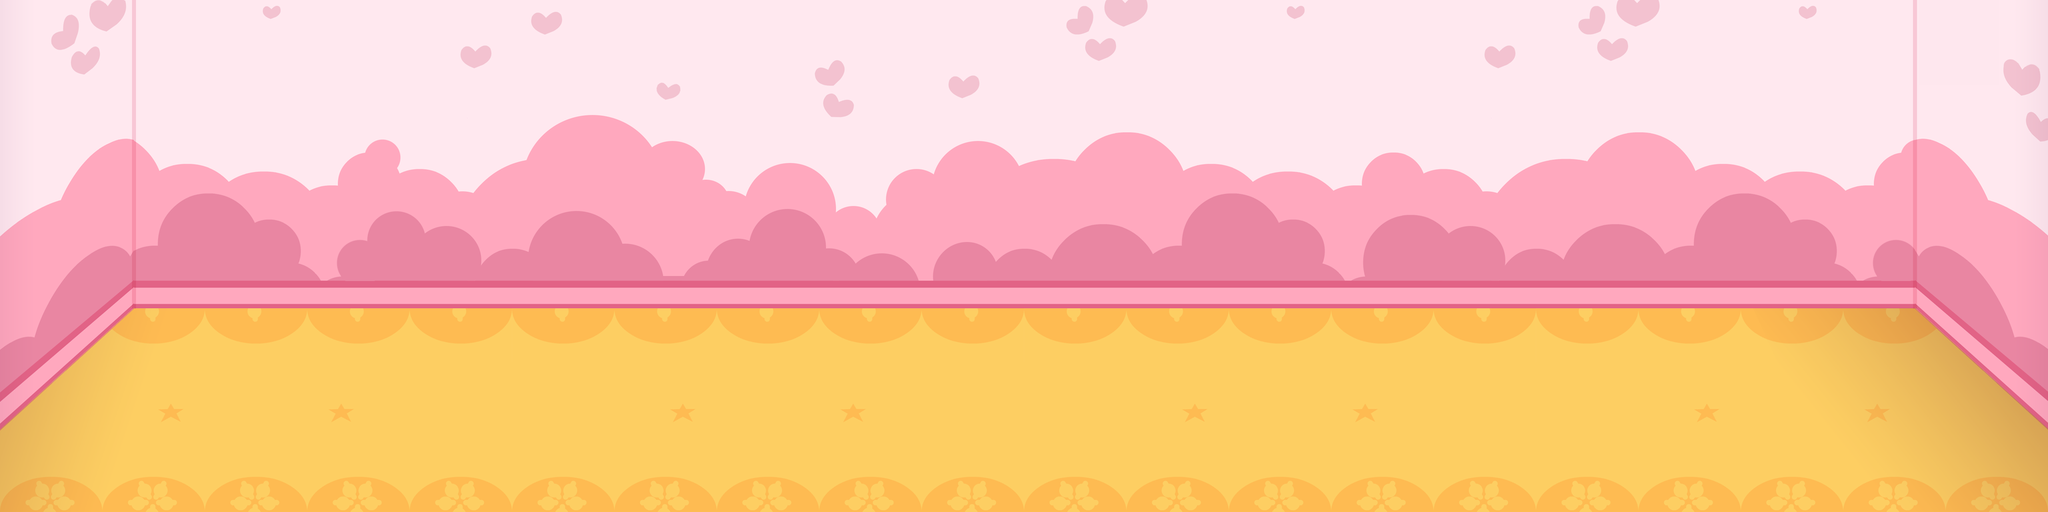

A 2D game scene composited from a Tiled map and its tileset images. What follows is a short description and the map's XML, with each tile layer's data collapsed to a summary:
An orthogonal 4x1 tile map with 768x768 px tiles, 1 tile layer (background).

<map version="1.0" orientation="orthogonal" width="4" height="1" tilewidth="768" tileheight="768">
 <tileset firstgid="1" name="hallway_level_tiles" tilewidth="768" tileheight="768">
  <image source="../img/maps/hallway_level_tiles.png" width="3072" height="768" />
 </tileset>
 <layer name="background" width="4" height="1">
  <data>[4 cells, 4 non-empty, 4 distinct tile ids]</data>
 </layer>
</map>